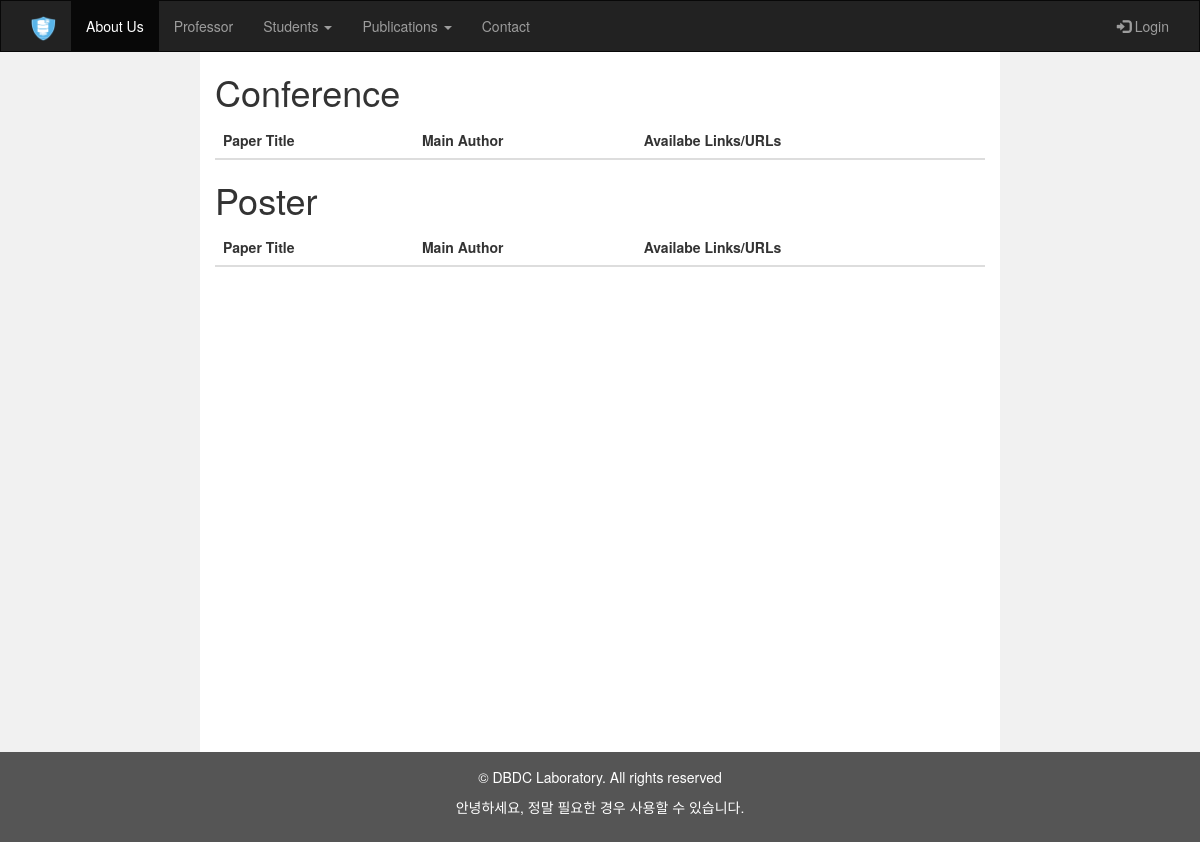
Before: /dbdc/index.php?conference with the older database file.
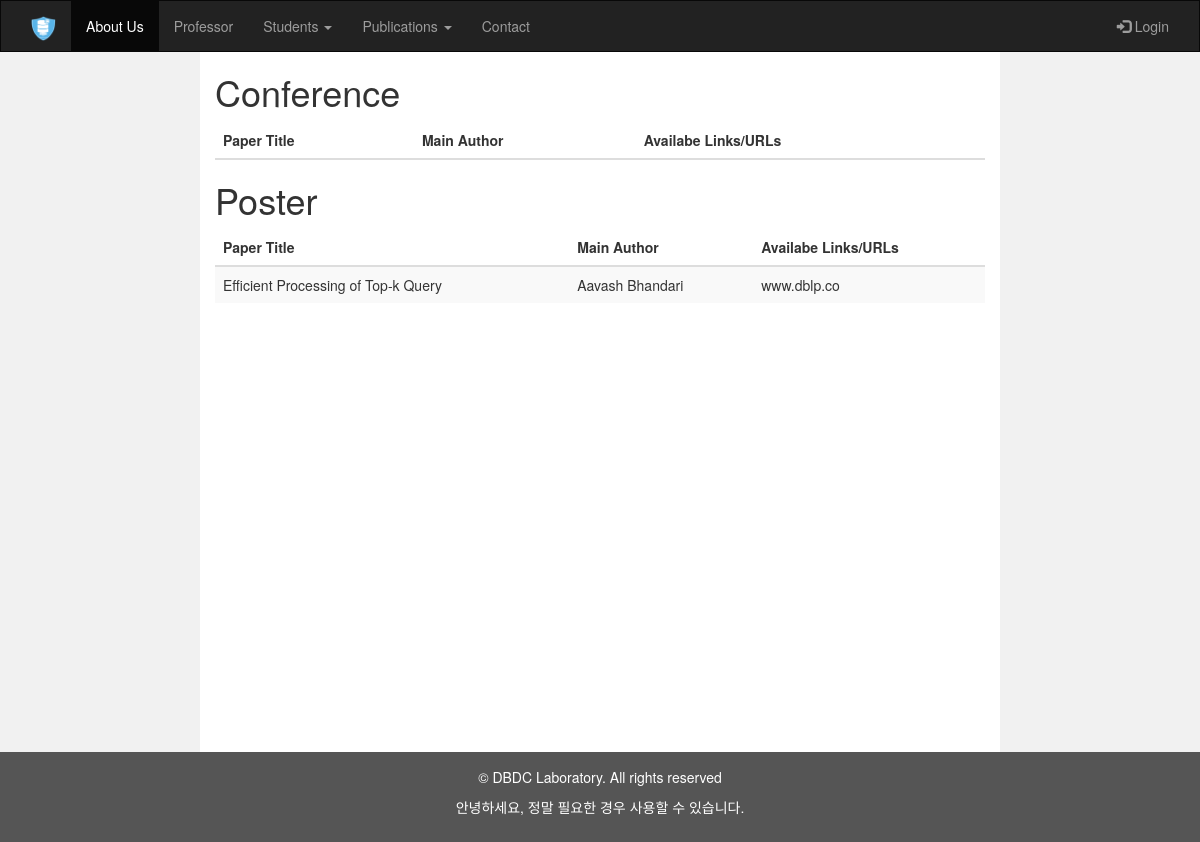
After: the same page with the newer database file.
### tables this page shows
CREATE TABLE `paper_tbl` (
  `paper_id` int(11) NOT NULL,
  `paper_title` longtext NOT NULL,
  `author_name` varchar(250) NOT NULL,
  `available_links` varchar(300) NOT NULL,
  `paper_type` varchar(150) NOT NULL
);

### dbdc/includes/conferencep.php (the view)
<?php
include 'dbconn.php';
$Conference="SELECT * FROM paper_tbl where paper_type='Conference' ;";
$Poster="SELECT * FROM paper_tbl where paper_type='Poster' ;";
$sql = array('Conference'=>$Conference,'Poster' => $Poster);
$results = [];
foreach($sql as $key => $value){
	$result=mysqli_query($conn,$value);
	$res = array('name'=>$key,'data'=>$result);
	array_push($results,$res);
}
?>
<div class="container-fluid text-center">
	<div class="row content">
		<div class="col-sm-2 sidenav">
		</div>
		<div class="col-sm-8 text-left">
			<?php foreach($results as $result){?>
				<h1><?php echo $result['name'] ?></h1>
				<table class="table table-striped">
					<thead>
						<tr>
							<th>Paper Title</th>
							<th>Main Author</th>
							<th>Availabe Links/URLs</th>
						</tr>
					</thead>
					<tbody>
						<?php
						$rows = $result['data'];
						while($r = mysqli_fetch_assoc($rows)) {
							?>
							<tr>
								<td><?php echo $r["paper_title"]?></td>
								<td><?php echo $r["author_name"]?></td>
								<td><?php echo $r["available_links"]?></td>
							</tr>
						<?php }?>
					</tbody>
				</table>
			<?php }?>
		</div>
		<div class="col-sm-2 sidenav">
		</div>
	</div>
</div>

Changed rows visible on the page:
added paper_tbl: paper_title "Efficient Processing of Top-k Query", author_name "Aavash Bhandari", available_links "www.dblp.co"
